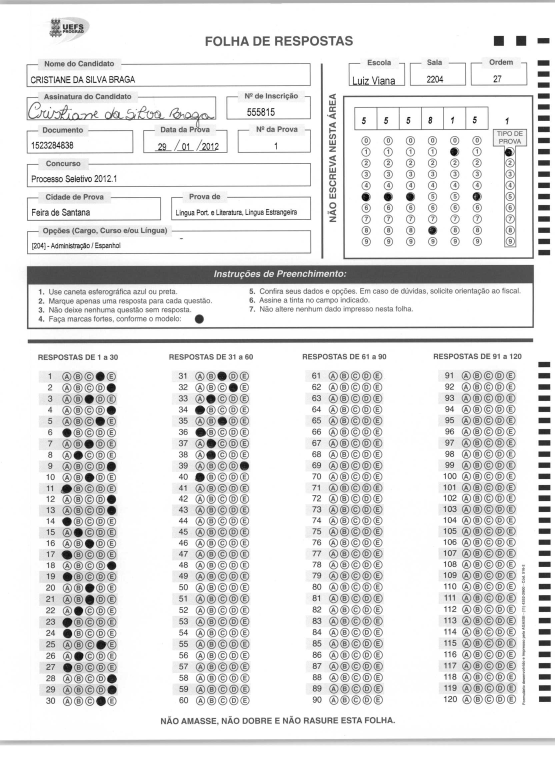
#> input picture omr/src/testes/teste0062.jpg, 1664 x 2344 px (shown at 1/3 size)
$ python squares.py   (Python 2 division)
#> lines starting #> are read from the running program, lines starting #| are printed output that depends on the picture; after the words box and inside, x2 and y2 are one past the last pixel; in counts of white or black regions, pixels touching at a corner belong together
#> further down, img is the input picture: shape (2344, 1664, 3); min 0, max 255, mean 228.8
#/usr/bin/env python

'''
Simple "Square Detector" program.

Loads several images sequentially and tries to find squares in each image.
'''

import numpy as np
import cv2


def angle_cos(p0, p1, p2):
    d1, d2 = (p0-p1).astype('float'), (p2-p1).astype('float')
    return abs( np.dot(d1, d2) / np.sqrt( np.dot(d1, d1)*np.dot(d2, d2) ) )

def find_squares(img):
    img = cv2.GaussianBlur(img, (5, 5), 0)
    squares = []
    for gray in cv2.split(img):
        for thrs in xrange(0, 255, 30):
            if thrs == 0:
                bin = cv2.Canny(gray, 0, 50, apertureSize=5)
                bin = cv2.dilate(bin, None)
            else:
                retval, bin = cv2.threshold(gray, thrs, 255, cv2.THRESH_BINARY)
            contours, hierarchy = cv2.findContours(bin, cv2.RETR_EXTERNAL, cv2.CHAIN_APPROX_SIMPLE)
            for cnt in contours:
                cnt_len = cv2.arcLength(cnt, True)
                cnt = cv2.approxPolyDP(cnt, 0.02*cnt_len, True)
                area=cv2.contourArea(cnt)
                if len(cnt) == 4 and  area < 2000 and area> 300 and cv2.isContourConvex(cnt):
                    cnt = cnt.reshape(-1, 2)
                    max_cos = np.max([angle_cos( cnt[i], cnt[(i+1) % 4], cnt[(i+2) % 4] ) for i in xrange(4)])
                    if max_cos < 0.1:
                        squares.append(cnt)
#> this loop made 3 passes
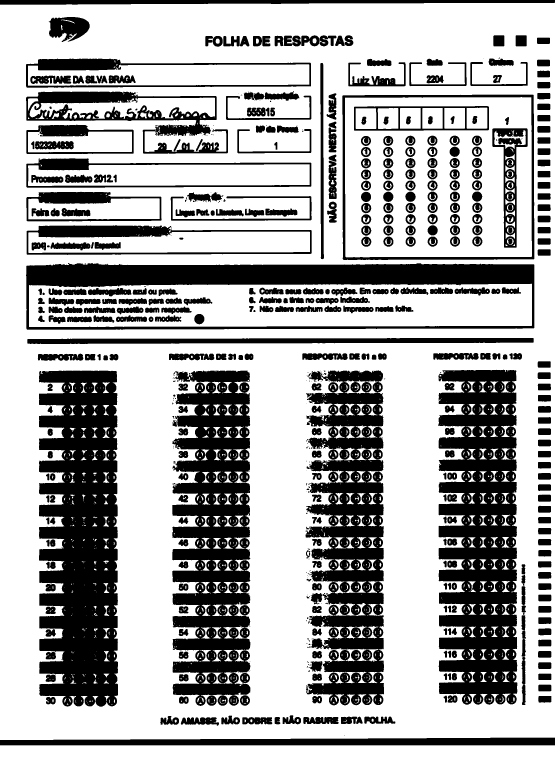
#> bin: shape (2344, 1664) (shown at 1/3 size); 67.4% white; 543 black regions (124 under 20 px), largest, box (x1, y1, x2, y2) and area: (117, 1112, 354, 2120) 192503, (1315, 1109, 1552, 2114) 176230, (517, 1112, 751, 2118) 164301
    return squares

if __name__ == '__main__':
    from glob import glob
    for fn in glob('teste0062.jpg'):
        img = cv2.imread(fn)

        squares = find_squares(img)
        print len(squares)
#| 93
        cv2.drawContours( img, squares, -1, (0, 255, 0), 3 )
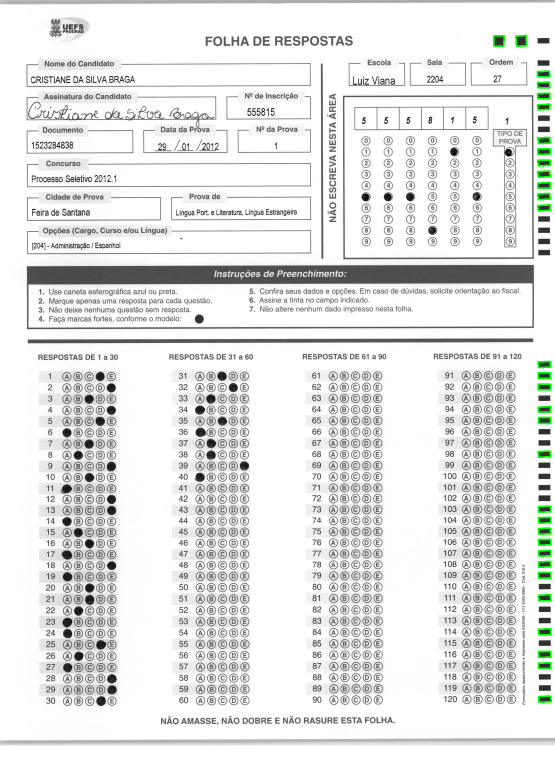
#> img: shape (2344, 1664, 3) (shown at 1/3 size); 0.42% of pixels changed, all inside (x1, y1, x2, y2) = (1479, 104, 1656, 2109)
        #cv2.imshow('squares', img)
        cv2.imwrite('squares.jpg',img)
        ch = 0xFF & cv2.waitKey()
#> (key Esc is pressed here)
        if ch == 27:
            break
    cv2.destroyAllWindows()

$ run again, with omr/src/testes/fresp_alinhada.png saved as omr/src/testes/teste0062.jpg
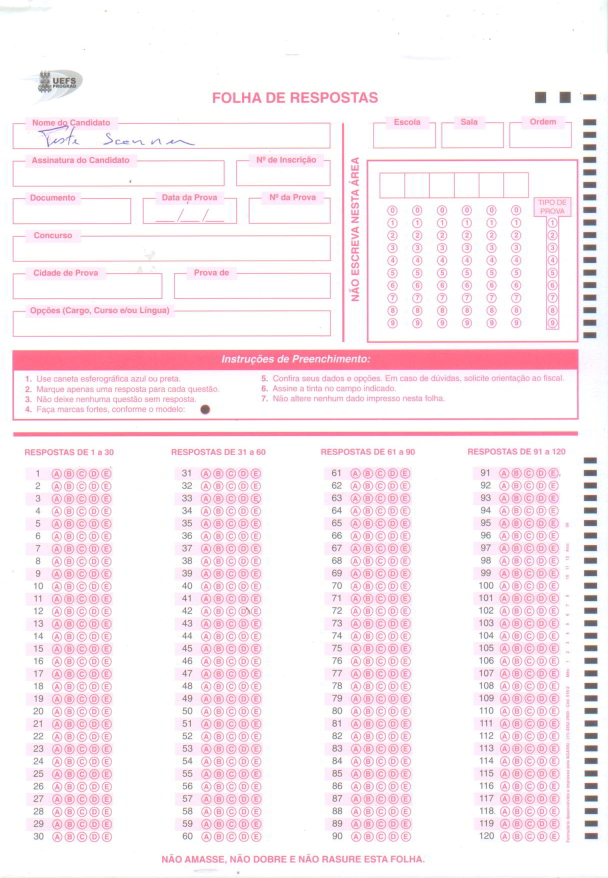
#> input picture omr/src/testes/fresp_alinhada.png, 1216 x 1755 px (shown at 1/2 size)
#> img is the input picture: shape (1755, 1216, 3); mean B, G, R 242, 236.9, 249.4
#> the loop in find_squares, `for gray in cv2.split(img):` made 3 passes
#> after the loop in find_squares, `for gray in cv2.split(img):`:
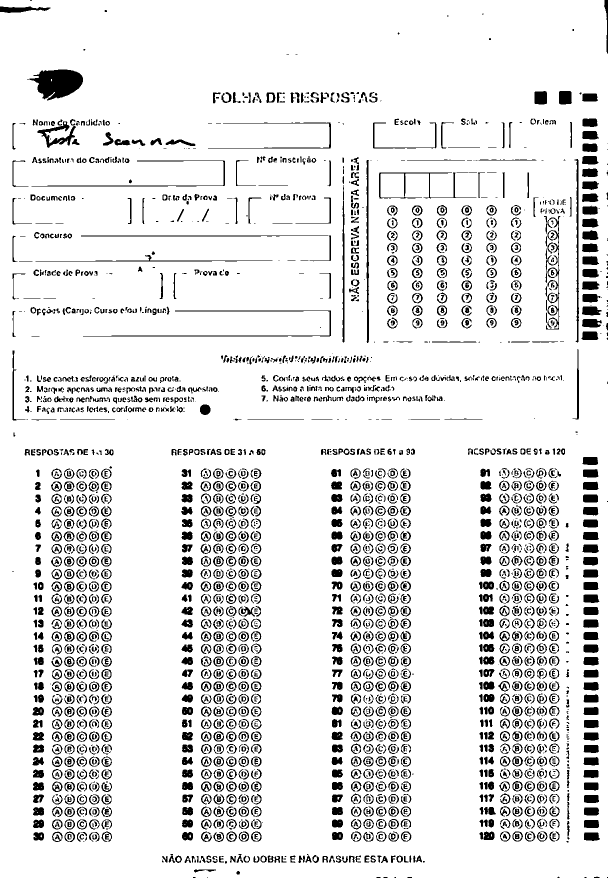
#> bin: shape (1755, 1216) (shown at 1/2 size); 89.1% white; 2885 black regions (609 under 20 px), largest, box (x1, y1, x2, y2) and area: (54, 139, 166, 201) 4360, (166, 621, 662, 673) 1630, (733, 320, 738, 686) 1310
#> after the loop in find_squares, `for gray in cv2.split(img):`: cnt = [[0, 0], [0, 1754], [1215, 1753], [1208, 0]]; max_cos = 0.803; squares = 38 items
#| 38
#> `cv2.drawContours( img, squares, -1, (0, 255, 0), 3 )`:
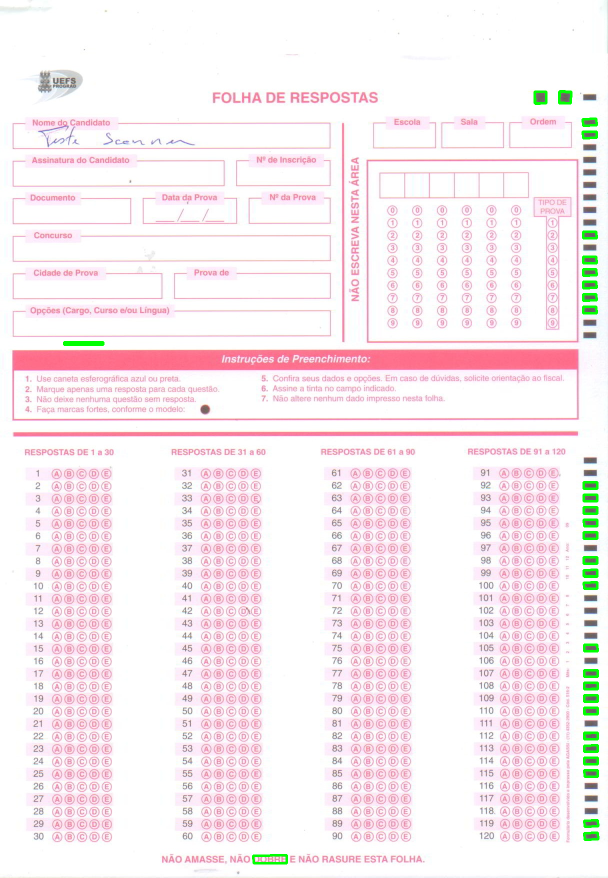
#> img: shape (1755, 1216, 3) (shown at 1/2 size); 0.61% of pixels changed, all inside (x1, y1, x2, y2) = (126, 180, 1199, 1729)

$ run again, with omr/src/testes/fresp_anti_horario.png saved as omr/src/testes/teste0062.jpg
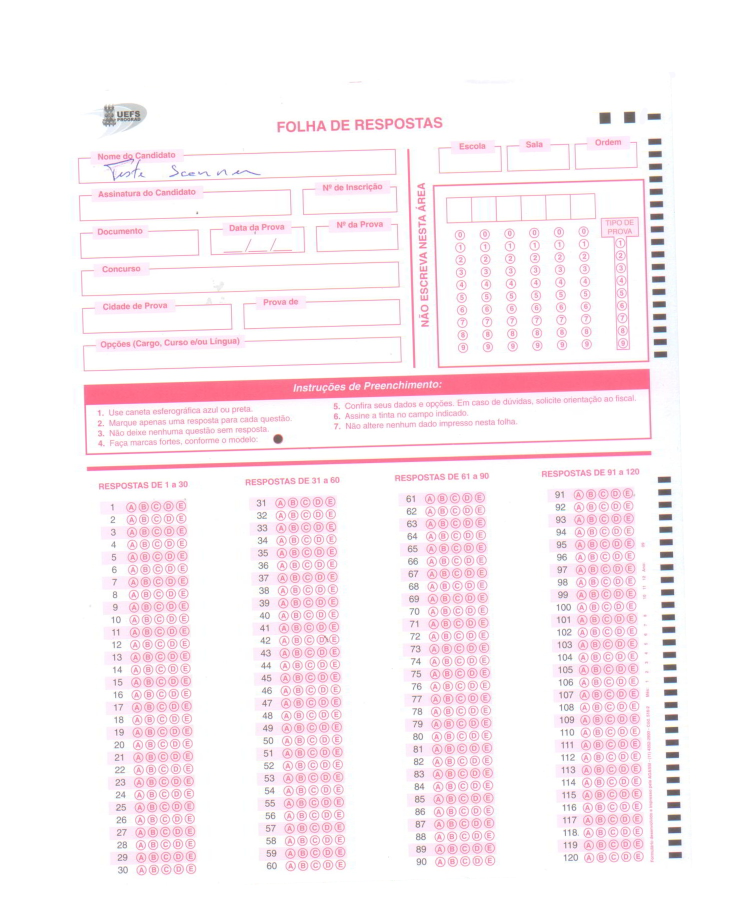
#> input picture omr/src/testes/fresp_anti_horario.png, 1500 x 1800 px (shown at 1/2 size)
#> img is the input picture: shape (1800, 1500, 3); mean B, G, R 244.9, 240.9, 250.6
#> the loop in find_squares, `for gray in cv2.split(img):` made 3 passes
#> after the loop in find_squares, `for gray in cv2.split(img):`:
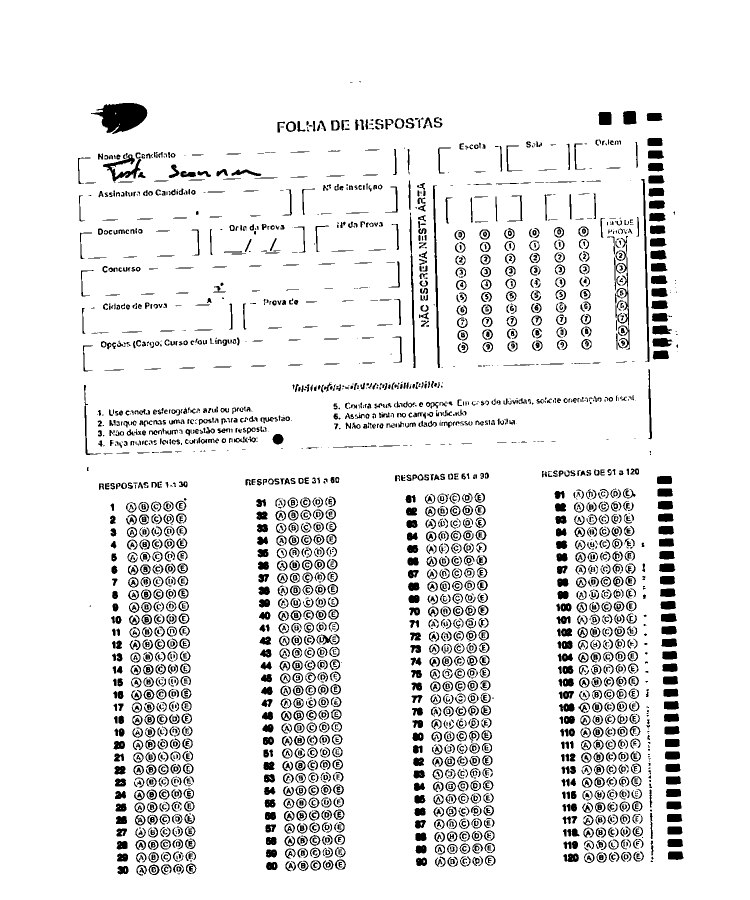
#> bin: shape (1800, 1500) (shown at 1/2 size); 91.6% white; 2888 black regions (544 under 20 px), largest, box (x1, y1, x2, y2) and area: (182, 206, 295, 268) 4369, (866, 371, 880, 736) 1416, (1282, 358, 1299, 724) 1412
#> after the loop in find_squares, `for gray in cv2.split(img):`: cnt = [[0, 0], [0, 1799], [1499, 1799], [1499, 0]]; max_cos = 0; squares = 44 items
#| 44
#> `cv2.drawContours( img, squares, -1, (0, 255, 0), 3 )`:
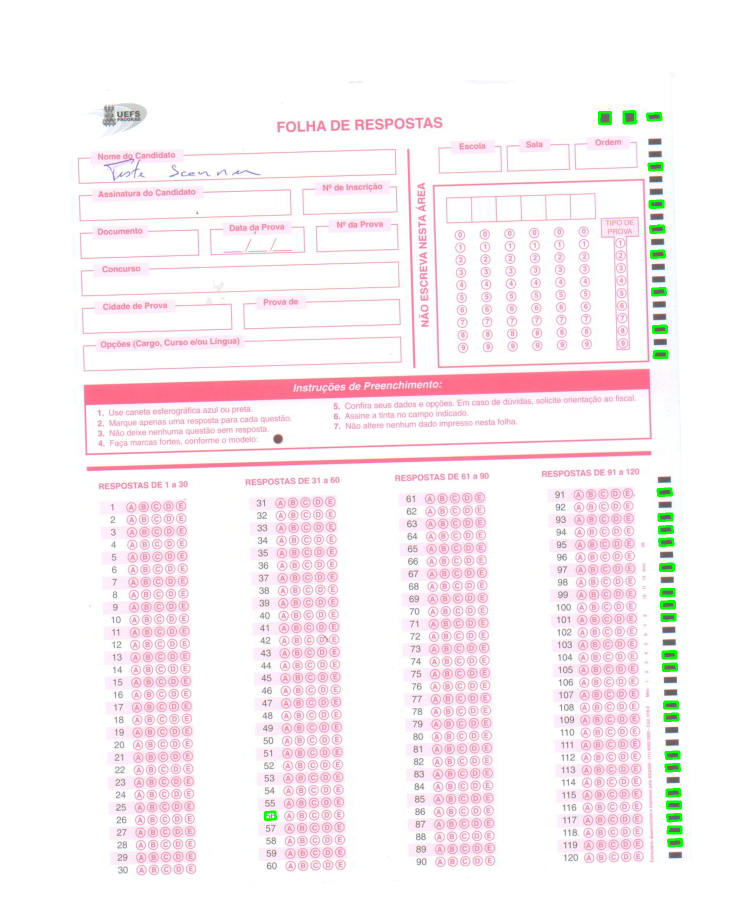
#> img: shape (1800, 1500, 3) (shown at 1/2 size); 0.44% of pixels changed, all inside (x1, y1, x2, y2) = (528, 220, 1366, 1695)

$ run again, with omr/src/testes/fresp_horario.png saved as omr/src/testes/teste0062.jpg
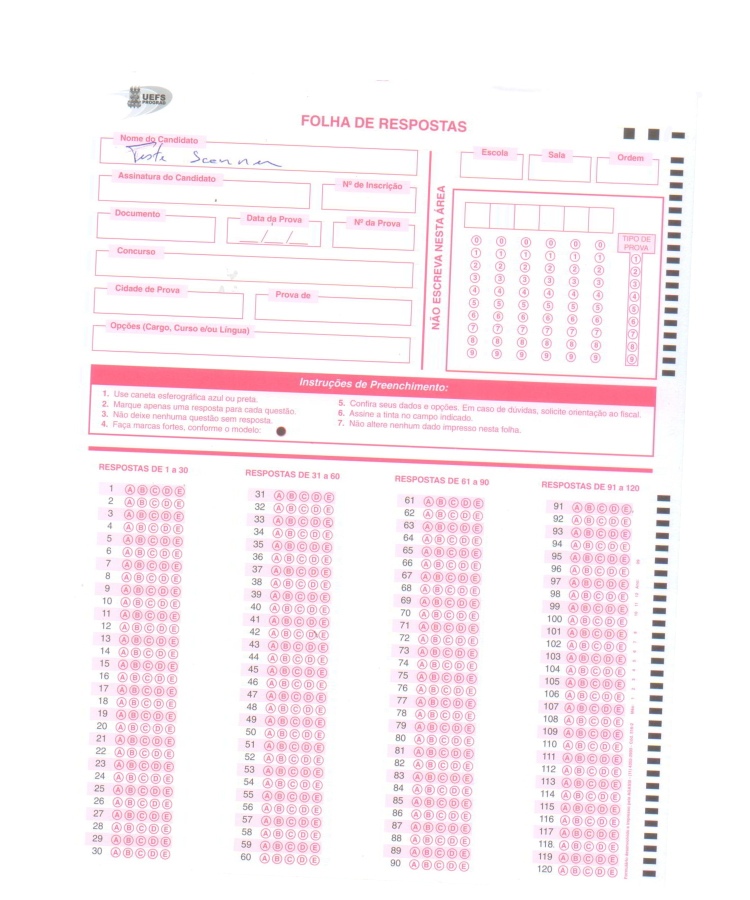
#> input picture omr/src/testes/fresp_horario.png, 1500 x 1800 px (shown at 1/2 size)
#> img is the input picture: shape (1800, 1500, 3); mean B, G, R 244.9, 240.9, 250.6
#> the loop in find_squares, `for gray in cv2.split(img):` made 3 passes
#> after the loop in find_squares, `for gray in cv2.split(img):`:
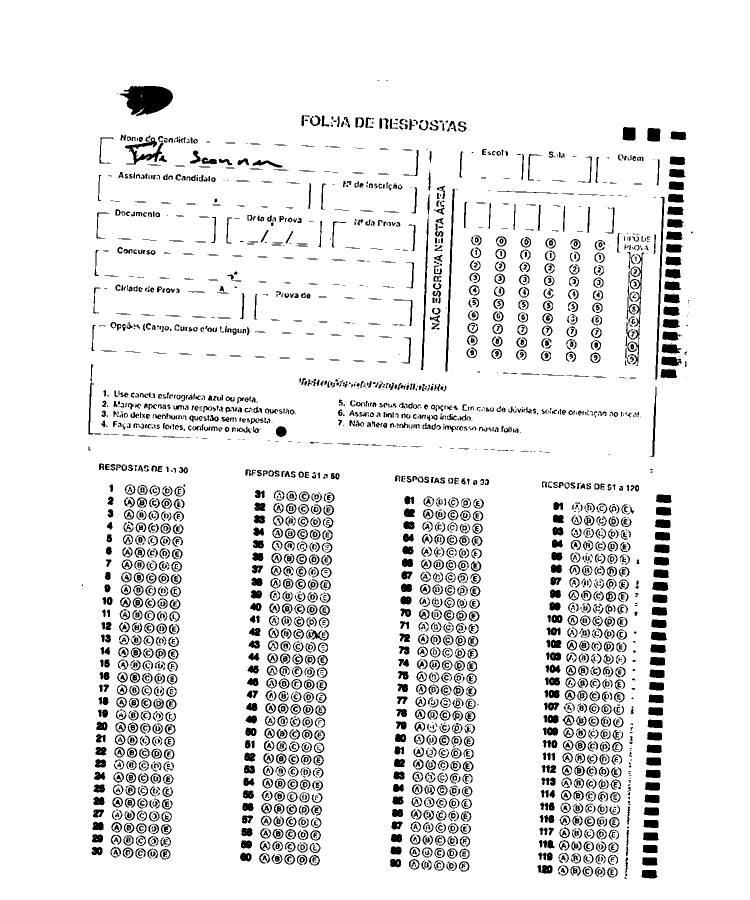
#> bin: shape (1800, 1500) (shown at 1/2 size); 91.6% white; 2971 black regions (606 under 20 px), largest, box (x1, y1, x2, y2) and area: (239, 171, 346, 232) 4362, (1252, 505, 1289, 732) 1479, (891, 377, 910, 743) 1404
#> after the loop in find_squares, `for gray in cv2.split(img):`: cnt = [[0, 0], [0, 1799], [1499, 1799], [1499, 0]]; max_cos = 0.0433; squares = 42 items
#| 42
#> `cv2.drawContours( img, squares, -1, (0, 255, 0), 3 )`:
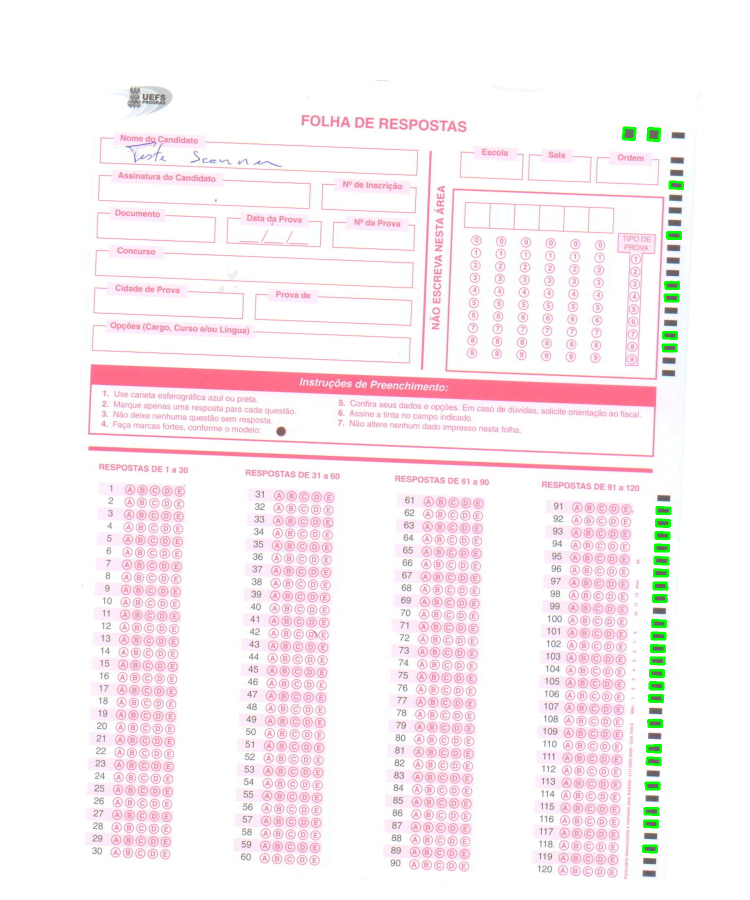
#> img: shape (1800, 1500, 3) (shown at 1/2 size); 0.44% of pixels changed, all inside (x1, y1, x2, y2) = (1244, 253, 1368, 1707)
